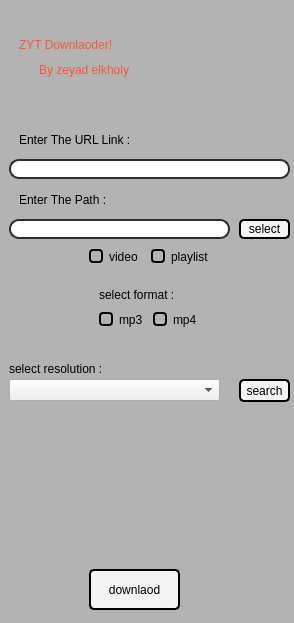
<?xml version="1.0" encoding="UTF-8"?>
<ui version="4.0">
 <class>MainWindow</class>
 <widget class="QMainWindow" name="MainWindow">
  <property name="geometry">
   <rect>
    <x>0</x>
    <y>0</y>
    <width>294</width>
    <height>623</height>
   </rect>
  </property>
  <property name="minimumSize">
   <size>
    <width>294</width>
    <height>623</height>
   </size>
  </property>
  <property name="maximumSize">
   <size>
    <width>294</width>
    <height>623</height>
   </size>
  </property>
  <property name="font">
   <font>
    <family>Qanelas ExtraBold</family>
    <pointsize>14</pointsize>
    <weight>75</weight>
    <bold>true</bold>
   </font>
  </property>
  <property name="windowTitle">
   <string>ZYT Downloader</string>
  </property>
  <property name="styleSheet">
   <string notr="true">
&lt;RCC warning=&quot;WARNING! File created programmatically. All changes made in this file will be lost!&quot;&gt;
  &lt;qresource prefix=&quot;qss_icons/dark&quot;&gt;
    &lt;file&gt;rc/arrow_down.png&lt;/file&gt;
    &lt;file&gt;rc/arrow_down@2x.png&lt;/file&gt;
    &lt;file&gt;rc/arrow_down_disabled.png&lt;/file&gt;
    &lt;file&gt;rc/arrow_down_disabled@2x.png&lt;/file&gt;
    &lt;file&gt;rc/arrow_down_focus.png&lt;/file&gt;
    &lt;file&gt;rc/arrow_down_focus@2x.png&lt;/file&gt;
    &lt;file&gt;rc/arrow_down_pressed.png&lt;/file&gt;
    &lt;file&gt;rc/arrow_down_pressed@2x.png&lt;/file&gt;
    &lt;file&gt;rc/arrow_left.png&lt;/file&gt;
    &lt;file&gt;rc/arrow_left@2x.png&lt;/file&gt;
    &lt;file&gt;rc/arrow_left_disabled.png&lt;/file&gt;
    &lt;file&gt;rc/arrow_left_disabled@2x.png&lt;/file&gt;
    &lt;file&gt;rc/arrow_left_focus.png&lt;/file&gt;
    &lt;file&gt;rc/arrow_left_focus@2x.png&lt;/file&gt;
    &lt;file&gt;rc/arrow_left_pressed.png&lt;/file&gt;
    &lt;file&gt;rc/arrow_left_pressed@2x.png&lt;/file&gt;
    &lt;file&gt;rc/arrow_right.png&lt;/file&gt;
    &lt;file&gt;rc/arrow_right@2x.png&lt;/file&gt;
    &lt;file&gt;rc/arrow_right_disabled.png&lt;/file&gt;
    &lt;file&gt;rc/arrow_right_disabled@2x.png&lt;/file&gt;
    &lt;file&gt;rc/arrow_right_focus.png&lt;/file&gt;
    &lt;file&gt;rc/arrow_right_focus@2x.png&lt;/file&gt;
    &lt;file&gt;rc/arrow_right_pressed.png&lt;/file&gt;
    &lt;file&gt;rc/arrow_right_pressed@2x.png&lt;/file&gt;
    &lt;file&gt;rc/arrow_up.png&lt;/file&gt;
    &lt;file&gt;rc/arrow_up@2x.png&lt;/file&gt;
    &lt;file&gt;rc/arrow_up_disabled.png&lt;/file&gt;
    &lt;file&gt;rc/arrow_up_disabled@2x.png&lt;/file&gt;
    &lt;file&gt;rc/arrow_up_focus.png&lt;/file&gt;
    &lt;file&gt;rc/arrow_up_focus@2x.png&lt;/file&gt;
    &lt;file&gt;rc/arrow_up_pressed.png&lt;/file&gt;
    &lt;file&gt;rc/arrow_up_pressed@2x.png&lt;/file&gt;
    &lt;file&gt;rc/base_icon.png&lt;/file&gt;
    &lt;file&gt;rc/base_icon@2x.png&lt;/file&gt;
    &lt;file&gt;rc/base_icon_disabled.png&lt;/file&gt;
    &lt;file&gt;rc/base_icon_disabled@2x.png&lt;/file&gt;
    &lt;file&gt;rc/base_icon_focus.png&lt;/file&gt;
    &lt;file&gt;rc/base_icon_focus@2x.png&lt;/file&gt;
    &lt;file&gt;rc/base_icon_pressed.png&lt;/file&gt;
    &lt;file&gt;rc/base_icon_pressed@2x.png&lt;/file&gt;
    &lt;file&gt;rc/branch_closed.png&lt;/file&gt;
    &lt;file&gt;rc/branch_closed@2x.png&lt;/file&gt;
    &lt;file&gt;rc/branch_closed_disabled.png&lt;/file&gt;
    &lt;file&gt;rc/branch_closed_disabled@2x.png&lt;/file&gt;
    &lt;file&gt;rc/branch_closed_focus.png&lt;/file&gt;
    &lt;file&gt;rc/branch_closed_focus@2x.png&lt;/file&gt;
    &lt;file&gt;rc/branch_closed_pressed.png&lt;/file&gt;
    &lt;file&gt;rc/branch_closed_pressed@2x.png&lt;/file&gt;
    &lt;file&gt;rc/branch_end.png&lt;/file&gt;
    &lt;file&gt;rc/branch_end@2x.png&lt;/file&gt;
    &lt;file&gt;rc/branch_end_disabled.png&lt;/file&gt;
    &lt;file&gt;rc/branch_end_disabled@2x.png&lt;/file&gt;
    &lt;file&gt;rc/branch_end_focus.png&lt;/file&gt;
    &lt;file&gt;rc/branch_end_focus@2x.png&lt;/file&gt;
    &lt;file&gt;rc/branch_end_pressed.png&lt;/file&gt;
    &lt;file&gt;rc/branch_end_pressed@2x.png&lt;/file&gt;
    &lt;file&gt;rc/branch_line.png&lt;/file&gt;
    &lt;file&gt;rc/branch_line@2x.png&lt;/file&gt;
    &lt;file&gt;rc/branch_line_disabled.png&lt;/file&gt;
    &lt;file&gt;rc/branch_line_disabled@2x.png&lt;/file&gt;
    &lt;file&gt;rc/branch_line_focus.png&lt;/file&gt;
    &lt;file&gt;rc/branch_line_focus@2x.png&lt;/file&gt;
    &lt;file&gt;rc/branch_line_pressed.png&lt;/file&gt;
    &lt;file&gt;rc/branch_line_pressed@2x.png&lt;/file&gt;
    &lt;file&gt;rc/branch_more.png&lt;/file&gt;
    &lt;file&gt;rc/branch_more@2x.png&lt;/file&gt;
    &lt;file&gt;rc/branch_more_disabled.png&lt;/file&gt;
    &lt;file&gt;rc/branch_more_disabled@2x.png&lt;/file&gt;
    &lt;file&gt;rc/branch_more_focus.png&lt;/file&gt;
    &lt;file&gt;rc/branch_more_focus@2x.png&lt;/file&gt;
    &lt;file&gt;rc/branch_more_pressed.png&lt;/file&gt;
    &lt;file&gt;rc/branch_more_pressed@2x.png&lt;/file&gt;
    &lt;file&gt;rc/branch_open.png&lt;/file&gt;
    &lt;file&gt;rc/branch_open@2x.png&lt;/file&gt;
    &lt;file&gt;rc/branch_open_disabled.png&lt;/file&gt;
    &lt;file&gt;rc/branch_open_disabled@2x.png&lt;/file&gt;
    &lt;file&gt;rc/branch_open_focus.png&lt;/file&gt;
    &lt;file&gt;rc/branch_open_focus@2x.png&lt;/file&gt;
    &lt;file&gt;rc/branch_open_pressed.png&lt;/file&gt;
    &lt;file&gt;rc/branch_open_pressed@2x.png&lt;/file&gt;
    &lt;file&gt;rc/checkbox_checked.png&lt;/file&gt;
    &lt;file&gt;rc/checkbox_checked@2x.png&lt;/file&gt;
    &lt;file&gt;rc/checkbox_checked_disabled.png&lt;/file&gt;
    &lt;file&gt;rc/checkbox_checked_disabled@2x.png&lt;/file&gt;
    &lt;file&gt;rc/checkbox_checked_focus.png&lt;/file&gt;
    &lt;file&gt;rc/checkbox_checked_focus@2x.png&lt;/file&gt;
    &lt;file&gt;rc/checkbox_checked_pressed.png&lt;/file&gt;
    &lt;file&gt;rc/checkbox_checked_pressed@2x.png&lt;/file&gt;
    &lt;file&gt;rc/checkbox_indeterminate.png&lt;/file&gt;
    &lt;file&gt;rc/checkbox_indeterminate@2x.png&lt;/file&gt;
    &lt;file&gt;rc/checkbox_indeterminate_disabled.png&lt;/file&gt;
    &lt;file&gt;rc/checkbox_indeterminate_disabled@2x.png&lt;/file&gt;
    &lt;file&gt;rc/checkbox_indeterminate_focus.png&lt;/file&gt;
    &lt;file&gt;rc/checkbox_indeterminate_focus@2x.png&lt;/file&gt;
    &lt;file&gt;rc/checkbox_indeterminate_pressed.png&lt;/file&gt;
    &lt;file&gt;rc/checkbox_indeterminate_pressed@2x.png&lt;/file&gt;
    &lt;file&gt;rc/checkbox_unchecked.png&lt;/file&gt;
    &lt;file&gt;rc/checkbox_unchecked@2x.png&lt;/file&gt;
    &lt;file&gt;rc/checkbox_unchecked_disabled.png&lt;/file&gt;
    &lt;file&gt;rc/checkbox_unchecked_disabled@2x.png&lt;/file&gt;
    &lt;file&gt;rc/checkbox_unchecked_focus.png&lt;/file&gt;
    &lt;file&gt;rc/checkbox_unchecked_focus@2x.png&lt;/file&gt;
    &lt;file&gt;rc/checkbox_unchecked_pressed.png&lt;/file&gt;
    &lt;file&gt;rc/checkbox_unchecked_pressed@2x.png&lt;/file&gt;
    &lt;file&gt;rc/line_horizontal.png&lt;/file&gt;
    &lt;file&gt;rc/line_horizontal@2x.png&lt;/file&gt;
    &lt;file&gt;rc/line_horizontal_disabled.png&lt;/file&gt;
    &lt;file&gt;rc/line_horizontal_disabled@2x.png&lt;/file&gt;
    &lt;file&gt;rc/line_horizontal_focus.png&lt;/file&gt;
    &lt;file&gt;rc/line_horizontal_focus@2x.png&lt;/file&gt;
    &lt;file&gt;rc/line_horizontal_pressed.png&lt;/file&gt;
    &lt;file&gt;rc/line_horizontal_pressed@2x.png&lt;/file&gt;
    &lt;file&gt;rc/line_vertical.png&lt;/file&gt;
    &lt;file&gt;rc/line_vertical@2x.png&lt;/file&gt;
    &lt;file&gt;rc/line_vertical_disabled.png&lt;/file&gt;
    &lt;file&gt;rc/line_vertical_disabled@2x.png&lt;/file&gt;
    &lt;file&gt;rc/line_vertical_focus.png&lt;/file&gt;
    &lt;file&gt;rc/line_vertical_focus@2x.png&lt;/file&gt;
    &lt;file&gt;rc/line_vertical_pressed.png&lt;/file&gt;
    &lt;file&gt;rc/line_vertical_pressed@2x.png&lt;/file&gt;
    &lt;file&gt;rc/radio_checked.png&lt;/file&gt;
    &lt;file&gt;rc/radio_checked@2x.png&lt;/file&gt;
    &lt;file&gt;rc/radio_checked_disabled.png&lt;/file&gt;
    &lt;file&gt;rc/radio_checked_disabled@2x.png&lt;/file&gt;
    &lt;file&gt;rc/radio_checked_focus.png&lt;/file&gt;
    &lt;file&gt;rc/radio_checked_focus@2x.png&lt;/file&gt;
    &lt;file&gt;rc/radio_checked_pressed.png&lt;/file&gt;
    &lt;file&gt;rc/radio_checked_pressed@2x.png&lt;/file&gt;
    &lt;file&gt;rc/radio_unchecked.png&lt;/file&gt;
    &lt;file&gt;rc/radio_unchecked@2x.png&lt;/file&gt;
    &lt;file&gt;rc/radio_unchecked_disabled.png&lt;/file&gt;
    &lt;file&gt;rc/radio_unchecked_disabled@2x.png&lt;/file&gt;
    &lt;file&gt;rc/radio_unchecked_focus.png&lt;/file&gt;
    &lt;file&gt;rc/radio_unchecked_focus@2x.png&lt;/file&gt;
    &lt;file&gt;rc/radio_unchecked_pressed.png&lt;/file&gt;
    &lt;file&gt;rc/radio_unchecked_pressed@2x.png&lt;/file&gt;
    &lt;file&gt;rc/toolbar_move_horizontal.png&lt;/file&gt;
    &lt;file&gt;rc/toolbar_move_horizontal@2x.png&lt;/file&gt;
    &lt;file&gt;rc/toolbar_move_horizontal_disabled.png&lt;/file&gt;
    &lt;file&gt;rc/toolbar_move_horizontal_disabled@2x.png&lt;/file&gt;
    &lt;file&gt;rc/toolbar_move_horizontal_focus.png&lt;/file&gt;
    &lt;file&gt;rc/toolbar_move_horizontal_focus@2x.png&lt;/file&gt;
    &lt;file&gt;rc/toolbar_move_horizontal_pressed.png&lt;/file&gt;
    &lt;file&gt;rc/toolbar_move_horizontal_pressed@2x.png&lt;/file&gt;
    &lt;file&gt;rc/toolbar_move_vertical.png&lt;/file&gt;
    &lt;file&gt;rc/toolbar_move_vertical@2x.png&lt;/file&gt;
    &lt;file&gt;rc/toolbar_move_vertical_disabled.png&lt;/file&gt;
    &lt;file&gt;rc/toolbar_move_vertical_disabled@2x.png&lt;/file&gt;
    &lt;file&gt;rc/toolbar_move_vertical_focus.png&lt;/file&gt;
    &lt;file&gt;rc/toolbar_move_vertical_focus@2x.png&lt;/file&gt;
    &lt;file&gt;rc/toolbar_move_vertical_pressed.png&lt;/file&gt;
    &lt;file&gt;rc/toolbar_move_vertical_pressed@2x.png&lt;/file&gt;
    &lt;file&gt;rc/toolbar_separator_horizontal.png&lt;/file&gt;
    &lt;file&gt;rc/toolbar_separator_horizontal@2x.png&lt;/file&gt;
    &lt;file&gt;rc/toolbar_separator_horizontal_disabled.png&lt;/file&gt;
    &lt;file&gt;rc/toolbar_separator_horizontal_disabled@2x.png&lt;/file&gt;
    &lt;file&gt;rc/toolbar_separator_horizontal_focus.png&lt;/file&gt;
    &lt;file&gt;rc/toolbar_separator_horizontal_focus@2x.png&lt;/file&gt;
    &lt;file&gt;rc/toolbar_separator_horizontal_pressed.png&lt;/file&gt;
    &lt;file&gt;rc/toolbar_separator_horizontal_pressed@2x.png&lt;/file&gt;
    &lt;file&gt;rc/toolbar_separator_vertical.png&lt;/file&gt;
    &lt;file&gt;rc/toolbar_separator_vertical@2x.png&lt;/file&gt;
    &lt;file&gt;rc/toolbar_separator_vertical_disabled.png&lt;/file&gt;
    &lt;file&gt;rc/toolbar_separator_vertical_disabled@2x.png&lt;/file&gt;
    &lt;file&gt;rc/toolbar_separator_vertical_focus.png&lt;/file&gt;
    &lt;file&gt;rc/toolbar_separator_vertical_focus@2x.png&lt;/file&gt;
    &lt;file&gt;rc/toolbar_separator_vertical_pressed.png&lt;/file&gt;
    &lt;file&gt;rc/toolbar_separator_vertical_pressed@2x.png&lt;/file&gt;
    &lt;file&gt;rc/transparent.png&lt;/file&gt;
    &lt;file&gt;rc/transparent@2x.png&lt;/file&gt;
    &lt;file&gt;rc/transparent_disabled.png&lt;/file&gt;
    &lt;file&gt;rc/transparent_disabled@2x.png&lt;/file&gt;
    &lt;file&gt;rc/transparent_focus.png&lt;/file&gt;
    &lt;file&gt;rc/transparent_focus@2x.png&lt;/file&gt;
    &lt;file&gt;rc/transparent_pressed.png&lt;/file&gt;
    &lt;file&gt;rc/transparent_pressed@2x.png&lt;/file&gt;
    &lt;file&gt;rc/window_close.png&lt;/file&gt;
    &lt;file&gt;rc/window_close@2x.png&lt;/file&gt;
    &lt;file&gt;rc/window_close_disabled.png&lt;/file&gt;
    &lt;file&gt;rc/window_close_disabled@2x.png&lt;/file&gt;
    &lt;file&gt;rc/window_close_focus.png&lt;/file&gt;
    &lt;file&gt;rc/window_close_focus@2x.png&lt;/file&gt;
    &lt;file&gt;rc/window_close_pressed.png&lt;/file&gt;
    &lt;file&gt;rc/window_close_pressed@2x.png&lt;/file&gt;
    &lt;file&gt;rc/window_grip.png&lt;/file&gt;
    &lt;file&gt;rc/window_grip@2x.png&lt;/file&gt;
    &lt;file&gt;rc/window_grip_disabled.png&lt;/file&gt;
    &lt;file&gt;rc/window_grip_disabled@2x.png&lt;/file&gt;
    &lt;file&gt;rc/window_grip_focus.png&lt;/file&gt;
    &lt;file&gt;rc/window_grip_focus@2x.png&lt;/file&gt;
    &lt;file&gt;rc/window_grip_pressed.png&lt;/file&gt;
    &lt;file&gt;rc/window_grip_pressed@2x.png&lt;/file&gt;
    &lt;file&gt;rc/window_minimize.png&lt;/file&gt;
    &lt;file&gt;rc/window_minimize@2x.png&lt;/file&gt;
    &lt;file&gt;rc/window_minimize_disabled.png&lt;/file&gt;
    &lt;file&gt;rc/window_minimize_disabled@2x.png&lt;/file&gt;
    &lt;file&gt;rc/window_minimize_focus.png&lt;/file&gt;
    &lt;file&gt;rc/window_minimize_focus@2x.png&lt;/file&gt;
    &lt;file&gt;rc/window_minimize_pressed.png&lt;/file&gt;
    &lt;file&gt;rc/window_minimize_pressed@2x.png&lt;/file&gt;
    &lt;file&gt;rc/window_undock.png&lt;/file&gt;
    &lt;file&gt;rc/window_undock@2x.png&lt;/file&gt;
    &lt;file&gt;rc/window_undock_disabled.png&lt;/file&gt;
    &lt;file&gt;rc/window_undock_disabled@2x.png&lt;/file&gt;
    &lt;file&gt;rc/window_undock_focus.png&lt;/file&gt;
    &lt;file&gt;rc/window_undock_focus@2x.png&lt;/file&gt;
    &lt;file&gt;rc/window_undock_pressed.png&lt;/file&gt;
    &lt;file&gt;rc/window_undock_pressed@2x.png&lt;/file&gt;
  &lt;/qresource&gt;
  &lt;qresource prefix=&quot;qdarkstyle/dark&quot;&gt;
      &lt;file&gt;darkstyle.qss&lt;/file&gt;
  &lt;/qresource&gt;
&lt;/RCC&gt;
</string>
  </property>
  <widget class="QWidget" name="centralwidget">
   <widget class="QFrame" name="frame">
    <property name="geometry">
     <rect>
      <x>-11</x>
      <y>-1</y>
      <width>501</width>
      <height>661</height>
     </rect>
    </property>
    <property name="styleSheet">
     <string notr="true">QFrame {

	background-color: rgb(179, 179, 179);
}</string>
    </property>
    <property name="frameShape">
     <enum>QFrame::StyledPanel</enum>
    </property>
    <property name="frameShadow">
     <enum>QFrame::Raised</enum>
    </property>
    <widget class="QLabel" name="label">
     <property name="geometry">
      <rect>
       <x>30</x>
       <y>30</y>
       <width>221</width>
       <height>31</height>
      </rect>
     </property>
     <property name="styleSheet">
      <string notr="true">QLabel {
	font: 81 20pt &quot;Qanelas ExtraBold&quot;;
	
	color: rgb(242, 90, 58);
}</string>
     </property>
     <property name="text">
      <string>ZYT Downlaoder!</string>
     </property>
    </widget>
    <widget class="QLabel" name="label_2">
     <property name="geometry">
      <rect>
       <x>50</x>
       <y>60</y>
       <width>121</width>
       <height>21</height>
      </rect>
     </property>
     <property name="styleSheet">
      <string notr="true">QLabel {
	color: rgb(250, 143, 145);
	font: 81 10pt &quot;Qanelas ExtraBold&quot;;
	
	color: rgb(242, 90, 58);
}</string>
     </property>
     <property name="text">
      <string>By zeyad elkholy</string>
     </property>
    </widget>
    <widget class="QLabel" name="label_3">
     <property name="geometry">
      <rect>
       <x>30</x>
       <y>130</y>
       <width>121</width>
       <height>21</height>
      </rect>
     </property>
     <property name="styleSheet">
      <string notr="true">QLabel {
	color: rgb(250, 143, 145);
	font: 81 10pt &quot;Qanelas ExtraBold&quot;;
	
	
	color: rgb(0, 0, 0);
}</string>
     </property>
     <property name="text">
      <string>Enter The URL Link :</string>
     </property>
    </widget>
    <widget class="QLineEdit" name="lineEdit">
     <property name="geometry">
      <rect>
       <x>20</x>
       <y>160</y>
       <width>281</width>
       <height>20</height>
      </rect>
     </property>
     <property name="styleSheet">
      <string notr="true">QLineEdit {
	border-radius: 10px;
	border-color: rgb(47, 47, 42);
	border-width: 2px;
	border-style: solid;
}</string>
     </property>
     <property name="text">
      <string/>
     </property>
    </widget>
    <widget class="QLabel" name="label_4">
     <property name="geometry">
      <rect>
       <x>30</x>
       <y>190</y>
       <width>91</width>
       <height>21</height>
      </rect>
     </property>
     <property name="styleSheet">
      <string notr="true">QLabel {
	color: rgb(250, 143, 145);
	font: 81 10pt &quot;Qanelas ExtraBold&quot;;
	
	
	color: rgb(0, 0, 0);
}</string>
     </property>
     <property name="text">
      <string>Enter The Path :</string>
     </property>
    </widget>
    <widget class="QLineEdit" name="lineEdit_2">
     <property name="geometry">
      <rect>
       <x>20</x>
       <y>220</y>
       <width>221</width>
       <height>20</height>
      </rect>
     </property>
     <property name="styleSheet">
      <string notr="true">QLineEdit {
	border-radius: 10px;
	border-color: rgb(47, 47, 42);
	border-width: 2px;
	border-style: solid;
}</string>
     </property>
    </widget>
    <widget class="QPushButton" name="pushButton">
     <property name="geometry">
      <rect>
       <x>100</x>
       <y>570</y>
       <width>91</width>
       <height>41</height>
      </rect>
     </property>
     <property name="styleSheet">
      <string notr="true">QPushButton {
	border-width: 2px;
	border-radius: 5px;
	border-color: black;
	border-style:solid;
	background-color: rgb(244, 244, 244);
}
QPushButton::hover{
border-width: 2px;
	border-radius: 5px;
	border-color: black;
	border-style:solid;
	background-color: rgb(217, 217, 217);
}

QPushButton::pressed{
border-width: 1px;
	border-radius: 5px;
	border-color: black;
	border-style:solid;
	background-color: rgb(217, 217, 217);
}</string>
     </property>
     <property name="text">
      <string>downlaod</string>
     </property>
    </widget>
    <widget class="QLabel" name="label_5">
     <property name="geometry">
      <rect>
       <x>110</x>
       <y>280</y>
       <width>101</width>
       <height>31</height>
      </rect>
     </property>
     <property name="styleSheet">
      <string notr="true">QLabel {
	color: rgb(250, 143, 145);
	font: 81 12pt &quot;Qanelas ExtraBold&quot;;
	
	
	color: rgb(0, 0, 0);
}</string>
     </property>
     <property name="text">
      <string>select format :</string>
     </property>
    </widget>
    <widget class="QLabel" name="label_6">
     <property name="geometry">
      <rect>
       <x>20</x>
       <y>360</y>
       <width>131</width>
       <height>20</height>
      </rect>
     </property>
     <property name="styleSheet">
      <string notr="true">QLabel {
	color: rgb(250, 143, 145);
	font: 81 12pt &quot;Qanelas ExtraBold&quot;;
	
	
	color: rgb(0, 0, 0);
}</string>
     </property>
     <property name="text">
      <string>select resolution :</string>
     </property>
    </widget>
    <widget class="QPushButton" name="pushButton_2">
     <property name="geometry">
      <rect>
       <x>250</x>
       <y>220</y>
       <width>51</width>
       <height>20</height>
      </rect>
     </property>
     <property name="styleSheet">
      <string notr="true">QPushButton {
	border-width: 2px;
	border-radius: 5px;
	border-color: black;
	border-style:solid;
	background-color: rgb(244, 244, 244);
}
QPushButton::hover{
border-width: 2px;
	border-radius: 5px;
	border-color: black;
	border-style:solid;
	background-color: rgb(217, 217, 217);
}

QPushButton::pressed{
border-width: 1px;
	border-radius: 5px;
	border-color: black;
	border-style:solid;
	background-color: rgb(217, 217, 217);
}</string>
     </property>
     <property name="text">
      <string>select</string>
     </property>
    </widget>
    <widget class="QLabel" name="label_7">
     <property name="geometry">
      <rect>
       <x>140</x>
       <y>410</y>
       <width>47</width>
       <height>13</height>
      </rect>
     </property>
     <property name="text">
      <string/>
     </property>
    </widget>
    <widget class="QComboBox" name="comboBox">
     <property name="geometry">
      <rect>
       <x>20</x>
       <y>380</y>
       <width>211</width>
       <height>22</height>
      </rect>
     </property>
    </widget>
    <widget class="QWidget" name="horizontalLayoutWidget_3">
     <property name="geometry">
      <rect>
       <x>100</x>
       <y>250</y>
       <width>121</width>
       <height>16</height>
      </rect>
     </property>
     <layout class="QHBoxLayout" name="horizontalLayout_3">
      <item>
       <widget class="QRadioButton" name="video">
        <property name="styleSheet">
         <string notr="true">QRadioButton::indicator::unchecked {
     border-width: 2px;
     border-style: solid;
     border-color: black;
	border-radius:4px
 }
QRadioButton::indicator::checked {
	
	background-color: rgb(47, 47, 42);
     border-width: 2px;
     border-style: solid;
	 border-radius:4px;
	 border-color: black;
 }
</string>
        </property>
        <property name="text">
         <string>video</string>
        </property>
       </widget>
      </item>
      <item>
       <widget class="QRadioButton" name="playlist">
        <property name="styleSheet">
         <string notr="true">QRadioButton::indicator::unchecked {
	font: 81 8pt &quot;Qanelas ExtraBold&quot;;
     border-width: 2px;
     border-style: solid;
     border-color: black;
	border-radius:4px
 }
QRadioButton::indicator::checked {
	
	background-color: rgb(47, 47, 42);
     border-width: 2px;
     border-style: solid;
	 border-radius:4px;
	 border-color: black;
 }
</string>
        </property>
        <property name="text">
         <string>playlist</string>
        </property>
       </widget>
      </item>
     </layout>
    </widget>
    <widget class="QPushButton" name="pushButton_3">
     <property name="geometry">
      <rect>
       <x>250</x>
       <y>380</y>
       <width>51</width>
       <height>23</height>
      </rect>
     </property>
     <property name="styleSheet">
      <string notr="true">QPushButton {
	border-width: 2px;
	border-radius: 5px;
	border-color: black;
	border-style:solid;
	background-color: rgb(244, 244, 244);
}
QPushButton::hover{
border-width: 2px;
	border-radius: 5px;
	border-color: black;
	border-style:solid;
	background-color: rgb(217, 217, 217);
}

QPushButton::pressed{
border-width: 1px;
	border-radius: 5px;
	border-color: black;
	border-style:solid;
	background-color: rgb(217, 217, 217);
}</string>
     </property>
     <property name="text">
      <string>search</string>
     </property>
    </widget>
    <widget class="QWidget" name="horizontalLayoutWidget">
     <property name="geometry">
      <rect>
       <x>110</x>
       <y>310</y>
       <width>101</width>
       <height>21</height>
      </rect>
     </property>
     <layout class="QHBoxLayout" name="horizontalLayout">
      <item>
       <widget class="QRadioButton" name="audio">
        <property name="styleSheet">
         <string notr="true">QRadioButton::indicator::unchecked {
     border-width: 2px;
     border-style: solid;
     border-color: black;
	border-radius:4px
 }
QRadioButton::indicator::checked {
	
	background-color: rgb(47, 47, 42);
     border-width: 2px;
     border-style: solid;
	 border-radius:4px;
	 border-color: black;
 }
</string>
        </property>
        <property name="text">
         <string>mp3</string>
        </property>
       </widget>
      </item>
      <item>
       <widget class="QRadioButton" name="mp4">
        <property name="styleSheet">
         <string notr="true">QRadioButton::indicator::unchecked {
     border-width: 2px;
     border-style: solid;
     border-color: black;
	border-radius:4px
 }
QRadioButton::indicator::checked {
	
	background-color: rgb(47, 47, 42);
     border-width: 2px;
     border-style: solid;
	 border-radius:4px;
	 border-color: black;
 }
</string>
        </property>
        <property name="text">
         <string>mp4</string>
        </property>
       </widget>
      </item>
     </layout>
    </widget>
    <widget class="QLabel" name="label_9">
     <property name="geometry">
      <rect>
       <x>20</x>
       <y>420</y>
       <width>221</width>
       <height>21</height>
      </rect>
     </property>
     <property name="styleSheet">
      <string notr="true">QLabel {
	color: rgb(250, 143, 145);
	font: 81 12pt &quot;Qanelas ExtraBold&quot;;
	
	
	color: rgb(0, 0, 0);
}</string>
     </property>
     <property name="text">
      <string/>
     </property>
    </widget>
    <widget class="QLabel" name="label_8">
     <property name="geometry">
      <rect>
       <x>30</x>
       <y>480</y>
       <width>261</width>
       <height>21</height>
      </rect>
     </property>
     <property name="styleSheet">
      <string notr="true">QLabel {
	color: rgb(250, 143, 145);
	font: 9pt &quot;Roboto&quot;;
	
	color: rgb(0, 0, 0);
}</string>
     </property>
     <property name="text">
      <string/>
     </property>
    </widget>
   </widget>
  </widget>
 </widget>
 <resources>
  <include location="resurcese.qrc"/>
 </resources>
 <connections/>
</ui>
